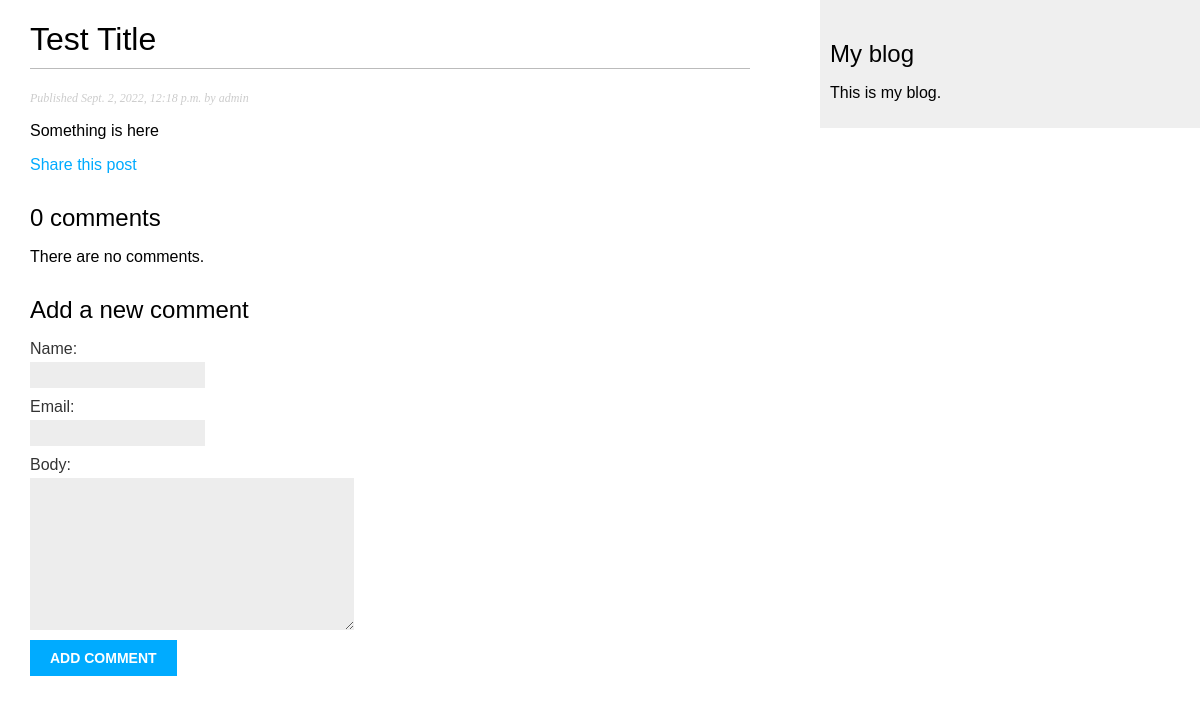
/blog/2022/9/2/test-slug/, run on an earlier commit of the app's database.
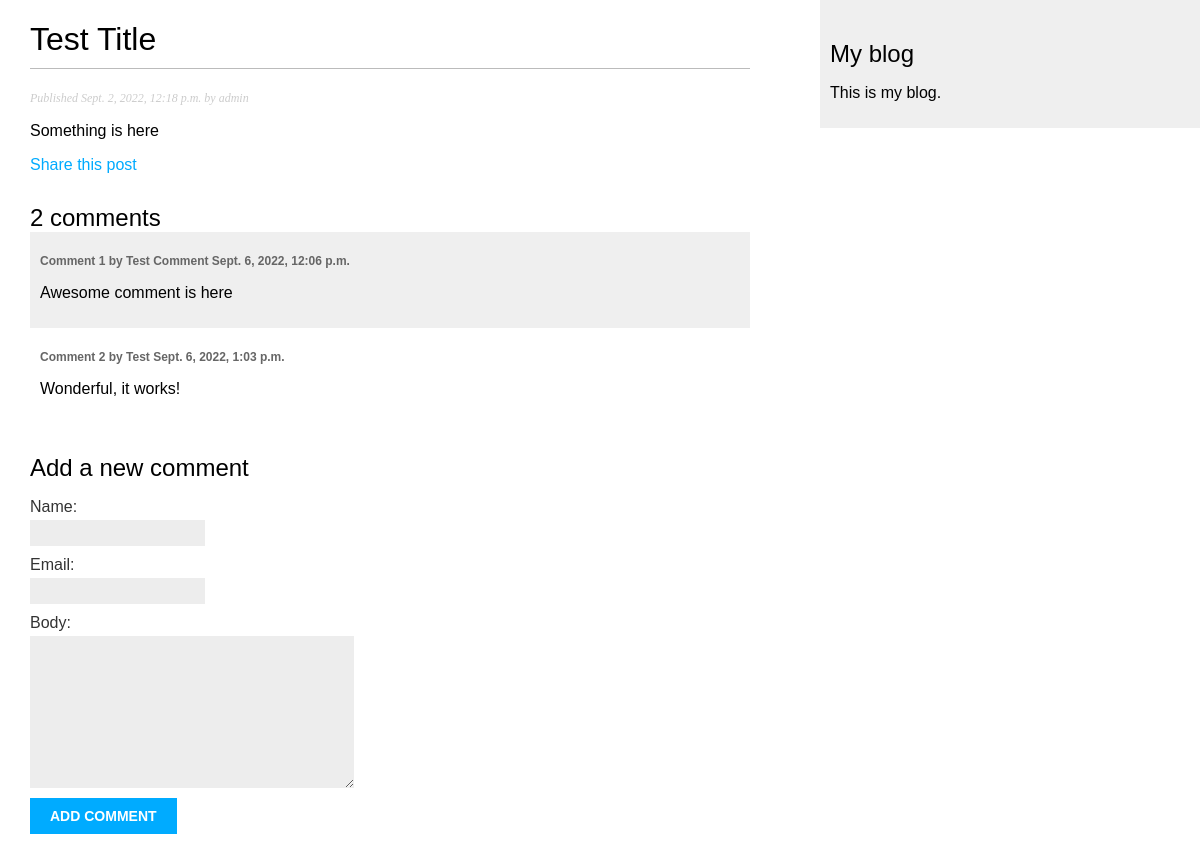
And on a later commit of the database.
### blog/models.py (models this page shows, shortened)
class Post(models.Model):
    class Status(models.TextChoices):
        DRAFT = 'DF', 'Draft'
        PUBLISHED = 'PB', 'Published'
    title = models.CharField(max_length=250)
    slug = models.SlugField(max_length=250, unique_for_date='publish')
    author = models.ForeignKey(User,
                               on_delete=models.CASCADE,
                               related_name='blog_posts')
    body = models.TextField()
    publish = models.DateTimeField(default=timezone.now)
    created = models.DateTimeField(auto_now_add=True)
    updated = models.DateTimeField(auto_now=True)
    status = models.CharField(max_length=2,
                              choices=Status.choices,
                              default=Status.DRAFT)
    objects = models.Manager()  # The default manager.
    published = PublishedManager()  # Our custom manager.
    tags = TaggableManager()
    class Meta:
        ordering = ['-publish']
        indexes = [
            models.Index(fields=['-publish']),
        ]

class Comment(models.Model):
    post = models.ForeignKey(Post,
                             on_delete=models.CASCADE,
                             related_name='comments')
    name = models.CharField(max_length=80)
    email = models.EmailField()
    body = models.TextField()
    created = models.DateTimeField(auto_now_add=True)
    updated = models.DateTimeField(auto_now=True)
    active = models.BooleanField(default=True)
    class Meta:
        ordering = ['created']
        indexes = [
            models.Index(fields=['created']),
        ]

### blog/views.py (the view)
def post_detail(request, year, month, day, post):
    post = get_object_or_404(Post,
                             status=Post.Status.PUBLISHED,
                             slug=post,
                             publish__year=year,
                             publish__month=month,
                             publish__day=day)
    comments = post.comments.filter(active=True)
    form = CommentForm()
    return render(request,
                  'blog/post/detail.html',
                  {'post': post,
                   'comments': comments,
                   'form': form})

### blog/forms.py
class CommentForm(forms.ModelForm):
    class Meta:
        model = Comment
        fields = ['name', 'email', 'body']

### blog/templates/blog/post/detail.html (shortened to what this page needs)
{% extends "blog/base.html" %}
{% block content %}
    <h1>{{ post.title }}</h1>
    <p class="date">
        Published {{ post.publish }} by {{ post.author }}
    </p>
    {{ post.body|linebreaks }}
    <p>
        <a href="{% url "blog:post_share" post.id %}">
            Share this post
        </a>
    </p>
    {% with comments.count as total_comments %}
        <h2>
            {{ total_comments }} comment{{ total_comments|pluralize }}
        </h2>
    {% endwith %}
    {% for comment in comments %}
        <div class="comment">
            <p class="info">
                Comment {{ forloop.counter }} by {{ comment.name }}
                {{ comment.created }}
            </p>
            {{ comment.body|linebreaks }}
        </div>
    {% empty %}
        <p>There are no comments.</p>
    {% endfor %}
    {% include "blog/post/includes/comment_form.html" %}
{% endblock %}

### blog/templates/blog/base.html (shortened to what this page needs)
{% load static %}
<!DOCTYPE html>
<html>
<head>
    <link href="{% static "css/blog.css" %}" rel="stylesheet">
</head>
<body>
<div id="content">
    {% block content %}
    {% endblock %}
</div>
<div id="sidebar">
    <h2>My blog</h2>
    <p>This is my blog.</p>
</div>
</body>
</html>

### blog/templates/blog/post/includes/comment_form.html (shortened to what this page needs)
<h2>Add a new comment</h2>
<form action="{% url "blog:post_comment" post.id %}" method="post">
    {{ form.as_p }}
    <p><input type="submit" value="Add comment"></p>
</form>

### blog/static/css/blog.css (style rules this page uses)
body { margin: 0; padding: 0; font-family: helvetica, sans-serif; }
a { color: #00abff; text-decoration: none; }
h1 { font-weight: normal; border-bottom: 1px solid #bbb; padding: 0 0 10px 0; }
h2 { font-weight: normal; margin: 30px 0 0; }
#content { float: left; width: 60%; padding: 0 0 0 30px; }
#sidebar { float: right; width: 30%; padding: 10px; background: #efefef; height: 100%; }
p.date { color: #ccc; font-family: georgia, serif; font-size: 12px; font-style: italic; }
label { float: left; clear: both; color: #333; margin-bottom: 4px; }
input, textarea { clear: both; float: left; margin: 0 0 10px; background: #ededed; border: 0; padding: 6px 10px; font-size: 12px; }
input[type=submit] { font-weight: bold; background: #00abff; color: #fff; padding: 10px 20px; font-size: 14px; text-transform: uppercase; cursor: pointer; }
.comment { padding: 10px; }
.comment:nth-child(even) { background: #efefef; }
.comment .info { font-weight: bold; font-size: 12px; color: #666; }

What changed in the data, as far as the page shows it:
added Comment: name "Test Comment", created "Sept. 6, 2022, 12:06 p.m.", body "Awesome comment is here"
added Comment: name "Test", created "Sept. 6, 2022, 1:03 p.m.", body "Wonderful, it works!"
Also different on the page:
{{ total_comments }}: "0" → "2"
text no longer shown: "There are no comments."
